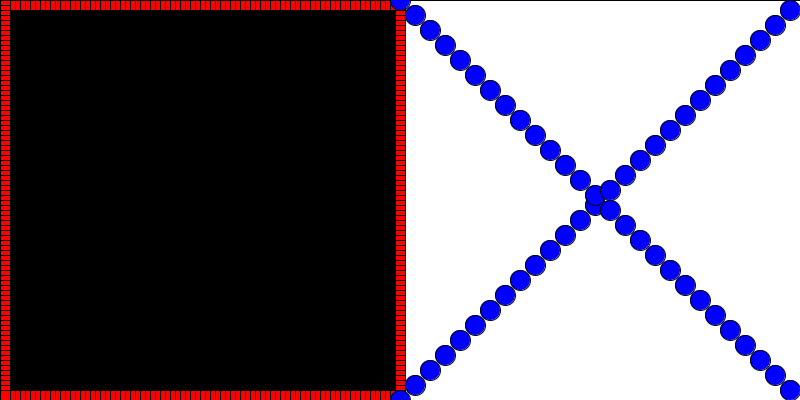
Frame 1 (no input)
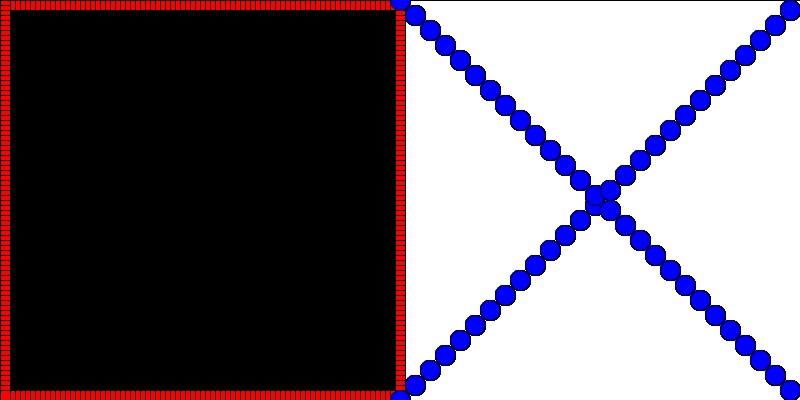
Frame 60 (the mouse pressed at the canvas centre just before this capture)
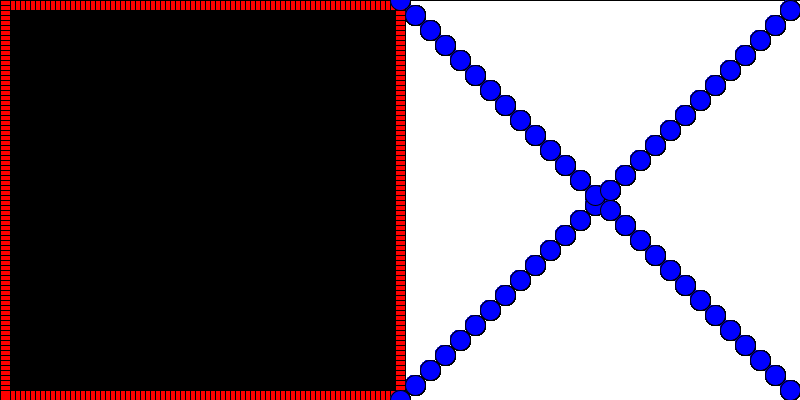
Frame 120 (the mouse held since frame 60 and released just before this capture)

The Processing sketch that drew these frames (run headless with seeded random() and noise(); from frame 60 on, the mouse is pressed at the canvas centre):

// Processing sketch: processing_136628
// ── processing_136628.pde

void setup()
  {
  size (800,400);
  fill(0,0,0);
  rect(0,0,width/2,height);
  fill(255,255,255);
  rect(width/2, 0, width/2, height);
  }

void draw(){  
int i = 0;
while (i < width/2) 
  {
  fill(255,0,0);
  rect(i, 0, 10, 10);
  rect(i, height-10, 10, 10);
  i = i + 5;
  }
  //vertical
  int y = 0;
while (y < height-5) 
  {
  rect(0,y,10,10);
  rect(width/2-5,y,10,10);
  y = y + 5;
  }
  
for (int a = 0; a < width/2; a = a+15){
  {
  fill(0,0,255);
  ellipse(width/2+a, height-a, 20, 20);
  ellipse(width/2+a, a, 20, 20);
  }
}
}
  
